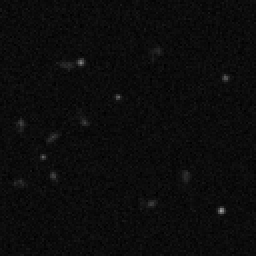
#> input picture images/ligand_receptor_simulation_video.tiff, 128 x 128 px (shown 2 times larger); its folder holds only this picture in this run
$ python -i helpersTrackingEmilien.py   (imports and definitions only)
#> lines starting #> are read from the running program, lines starting #| are printed output that depends on the picture
#> further down, picture is the input picture: shape (128, 128); min 0, max 158, mean 11.9
import numpy as np
from scipy import ndimage
from skimage.feature import peak_local_max
import matplotlib.animation as animation
import matplotlib.pyplot as plt
from IPython.display import HTML, display
import seaborn as sns


def detect_particles(image, sigma1=1.0, sigma2=2.0, threshold_percentage=0.1, min_distance=3):
    """
    Detect particles in a microscopy image using Difference of Gaussians and local maxima.

    Parameters:
    -----------
    image : 2D numpy array
        The input microscopy image.
    sigma1 : float
        Standard deviation for the first Gaussian filter.
    sigma2 : float
        Standard deviation for the second Gaussian filter (should be larger than sigma1).
    threshold_abs : float or None
        Minimum intensity threshold for detected peaks. If None, it will be
        automatically estimated as a fraction of the image's maximum intensity.
    min_distance : int
        Minimum number of pixels separating peaks.

    Returns:
    --------
    coordinates : numpy array
        Array of shape (n_particles, 2) containing the y, x coordinates of detected particles.
    filtered_image : 2D numpy array
        The DoG filtered image.
    """
#> called with sigma1 = 1, sigma2 = 2, threshold_percentage = 0.1, min_distance = 3
    # Apply Gaussian filters
    gaussian1 = ndimage.gaussian_filter(image, sigma=sigma1)
    gaussian2 = ndimage.gaussian_filter(image, sigma=sigma2)

    # Compute the Difference of Gaussians
    dog_image = gaussian1 - gaussian2
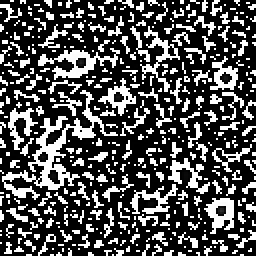
#> dog_image: shape (128, 128) (shown 2 times larger); min 0, max 255, mean 80.6


    threshold_abs = threshold_percentage * np.max(dog_image)
#> threshold_abs = 25.5

    # Find local maxima
    coordinates = peak_local_max(
        dog_image,
        min_distance=min_distance,
        threshold_abs=threshold_abs,
        exclude_border=False
    )
#> coordinates = 990 pairs, first value 0 to 127, second value 0 to 127

    return coordinates, dog_image


import matplotlib.pyplot as plt
from matplotlib.patches import Circle

# [53 lines left out: function visualize_dog_detection, not called in this run]
from scipy import ndimage
from skimage.feature import peak_local_max
import matplotlib.pyplot as plt
from scipy.optimize import linear_sum_assignment
import pandas as pd


# [214 lines left out: functions link_particles, track_particles, not called in this run]

import matplotlib.pyplot as plt
import matplotlib.animation as animation
from IPython.display import HTML, display


# [208 lines left out: functions visualize_tracks, analyze_microscopy_sequence, extract_particle_patches, not called in this run]
import numpy as np
import pandas as pd
from scipy.optimize import curve_fit

# [127 lines left out: functions add_refined_localization_to_dataframe, compute_displacement, tracks_to_dataframe, not called in this run]


import matplotlib.pyplot as plt
import pandas as pd

# [95 lines left out: functions plot_comparison_with_std, plotPointsVsFeature, computeCorrforFeaturesPlotCorr, not called in this run]


import numpy as np
import matplotlib.pyplot as plt
import matplotlib.animation as animation
from IPython.display import HTML, display

# [72 lines left out: function play_video, not called in this run]

>>> import cv2
>>> picture = cv2.imread('../images/ligand_receptor_simulation_video.tiff', cv2.IMREAD_GRAYSCALE)
>>> result = detect_particles(picture)
